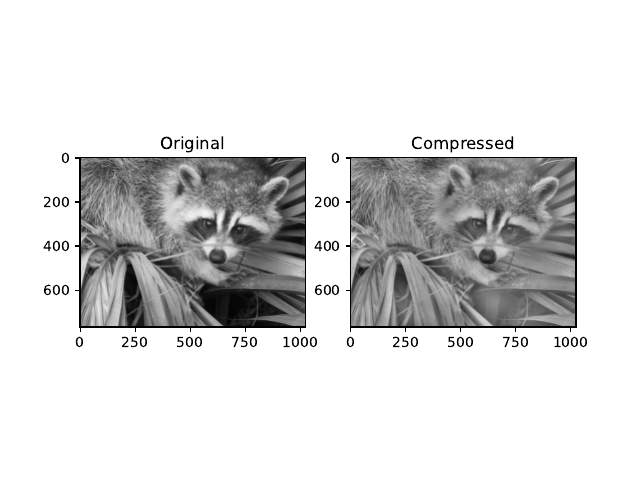

Write the Python code that produced this figure.
import numpy as np
import matplotlib.pyplot as plt
from scipy import datasets

X = datasets.face(gray=True)
snr_threshold = 0.1

def snr(original, compressed):
    mse = np.mean((original - compressed) ** 2)
    if mse == 0:
        return np.inf
    return np.mean(X**2) / mse

Z = X.copy()
for step in range(200):
    current_snr = snr(X, Z)
    print("Step", step, "SNR =", current_snr)
    if current_snr <= snr_threshold:
        break

    Y = np.fft.fft2(Z)
    dc = Y[0, 0]
    Y[0, 0] = 0
    threshold = np.max(np.abs(Y)) * 0.9
    Y[np.abs(Y) >= threshold] *= 0.1
    Y[0, 0] = dc
    Z = np.real(np.fft.ifft2(Y))

plt.subplot(1, 2, 1)
plt.imshow(X, cmap="gray")
plt.title("Original")

plt.subplot(1, 2, 2)
plt.imshow(Z, cmap="gray")
plt.title("Compressed")

plt.savefig('ex2.pdf')
plt.show()
